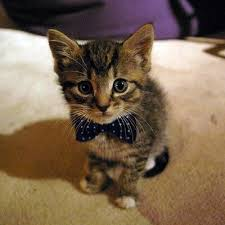
#> input picture 2.jpeg, 225 x 225 px
$ python flaredtest.py --images .
#> lines starting #> are read from the running program, lines starting #| are printed output that depends on the picture
#!/usr/bin/python2.7

# import the necessary packages
from imutils import paths
import argparse
import cv2

# construct the argument parse and parse the arguments
ap = argparse.ArgumentParser()
ap.add_argument("-i", "--images", required=True,
                help="path to input directory of images")
ap.add_argument("-t", "--threshold", type=float, default=100.0,
                help="focus measures that fall below this value will be considered 'Not flared'")
args = vars(ap.parse_args())

# loop over the input images
for imagePath in paths.list_images(args["images"]):
    img = cv2.imread(imagePath)
#> img is the input picture: shape (225, 225, 3); mean B, G, R 80.6, 102.3, 123.4

    # Scaling image to display it
    imgScale = 0.2  # W / width
    newX, newY = img.shape[1] * imgScale, img.shape[0] * imgScale
#> newX = 45; newY = 45
    newimg = cv2.resize(img, (int(newX), int(newY)))
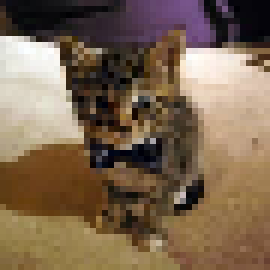
#> newimg: shape (45, 45, 3) (shown 6 times larger); mean B, G, R 80.7, 102.3, 123.4

    #Compute mean brigtness
    rgbmean = cv2.mean(cv2.mean(img))
#> rgbmean = (76.56, 0, 0, 0)

    # if the focus measure is less than the supplied threshold,
    # then the image should be considered "blurry"
    text = "Not Flared"
    if rgbmean[0] > args["threshold"]:
        text = "Flared"

    # Scaling image to display it
    imgScale = 0.2  # W / width
    newX, newY = img.shape[1] * imgScale, img.shape[0] * imgScale
    newimg = cv2.resize(img, (int(newX), int(newY)))

    # show the image
    cv2.putText(newimg, "{}: {:.2f}".format(text, rgbmean[0]), (10, 30),
                cv2.FONT_HERSHEY_SIMPLEX, 0.8, (0, 0, 255), 3)
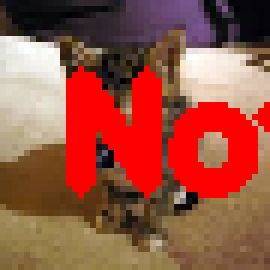
#> newimg: shape (45, 45, 3) (shown 6 times larger); mean B, G, R 66.3, 83.1, 153.3
    cv2.imshow("Image", newimg)
    key = cv2.waitKey(0)
#> (key Esc is pressed here)
# Threshold for this set of images it's around 72
# ./flared-or-not.py -i ~/training-data/good-data -t 72
